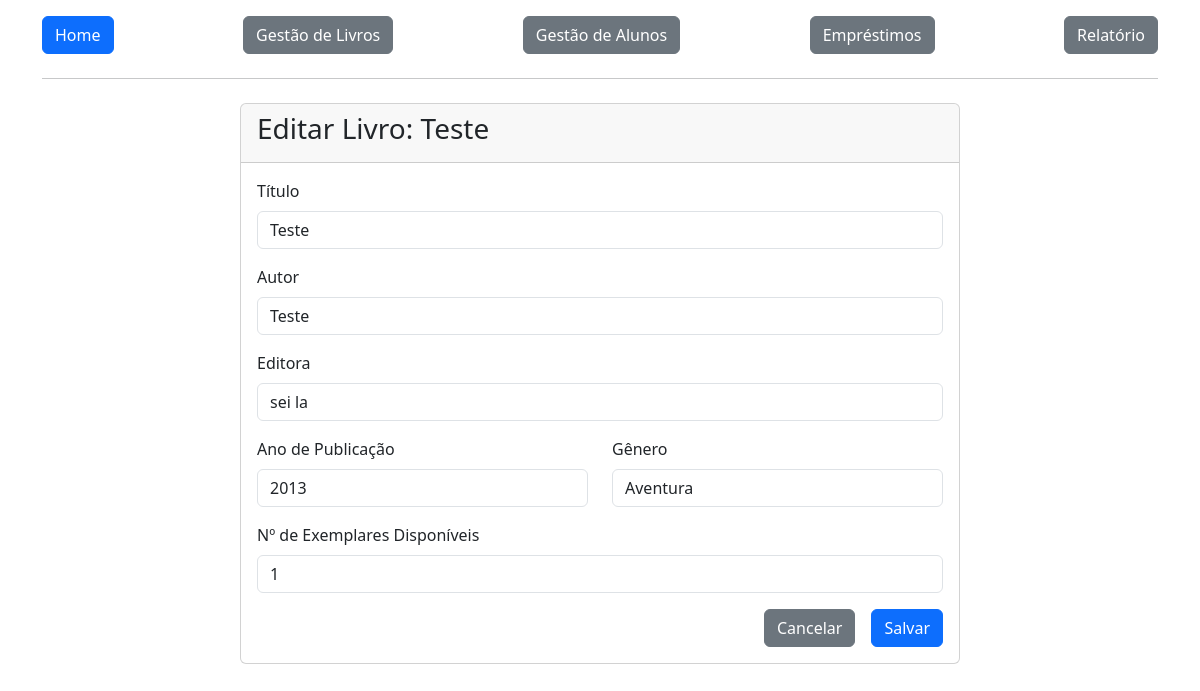
Page /livros/editar/2 (signed in) on the committed database.
### app/models.py (models this page shows)
class Livro(db.Model):
    id = db.Column(db.Integer, primary_key=True)
    titulo = db.Column(db.String(100), nullable=False)
    autor = db.Column(db.String(100), nullable=False)
    editora = db.Column(db.String(100), nullable=False)
    ano_publicacao = db.Column(db.Integer, nullable=False)
    genero = db.Column(db.String(50), nullable=False)
    exemplares = db.Column(db.Integer, nullable=False)
    alunosAlugados = db.relationship('Aluguel', backref='livro', lazy=True)

### app/view.py (the view)
@app.route('/livros/editar/<int:id>', methods=['GET', 'POST'])
@login_required
def editar_livro(id):
    livro = Livro.query.get_or_404(id)
    form = LivroForm()
    if form.validate_on_submit():
        livro.titulo = form.titulo.data
        livro.autor = form.autor.data
        livro.editora = form.editora.data
        livro.ano_publicacao = form.ano_publicacao.data
        livro.genero = form.genero.data
        livro.exemplares = form.exemplares.data
        db.session.commit()
        flash('Livro atualizado com sucesso!', 'success')
        return redirect(url_for('listar_livros'))
    elif request.method == 'GET':
        form.titulo.data = livro.titulo
        form.autor.data = livro.autor
        form.editora.data = livro.editora
        form.ano_publicacao.data = livro.ano_publicacao
        form.genero.data = livro.genero
        form.exemplares.data = livro.exemplares
    return render_template('cadastrar_editar_livro.html', form=form, title=f'Editar Livro: {livro.titulo}')

### app/forms.py
class LivroForm(FlaskForm):
    titulo = StringField('Título', validators=[DataRequired(), Length(min=2, max=100)])
    autor = StringField('Autor', validators=[DataRequired(), Length(min=2, max=100)])
    editora = StringField('Editora', validators=[DataRequired(), Length(min=2, max=100)])
    ano_publicacao = IntegerField('Ano de Publicação', validators=[DataRequired(), NumberRange(min=1000, max=2025, message='Insira um ano válido.')])
    genero = StringField('Gênero', validators=[DataRequired(), Length(min=2, max=50)])
    exemplares = IntegerField('Nº de Exemplares Disponíveis', validators=[DataRequired(), NumberRange(min=0, message='O número de exemplares não pode ser negativo.')])
    btnSubmit = SubmitField('Salvar')

### app/models.py (called while the page is built)
@login_manager.user_loader
def load_user(user_id):
    return User.query.get(user_id)

### app/templates/cadastrar_editar_livro.html (shortened to what this page needs)
{% extends 'base.html' %}
{% block content %}
<div class="container mt-4">
    <div class="row justify-content-center">
        <div class="col-md-8">
            <div class="card">
                <div class="card-header">
                    <h3>{{ title }}</h3>
                </div>
                <div class="card-body">
                    <form method="POST" action="" novalidate>
                        <div class="mb-3">
                            {{ form.titulo.label(class="form-label") }}
                            {{ form.titulo(class="form-control") }}
                        </div>
                        <div class="mb-3">
                            {{ form.autor.label(class="form-label") }}
                            {{ form.autor(class="form-control") }}
                        </div>
                        <div class="mb-3">
                            {{ form.editora.label(class="form-label") }}
                            {{ form.editora(class="form-control") }}
                        </div>
                        <div class="row">
                            <div class="col-md-6 mb-3">
                                {{ form.ano_publicacao.label(class="form-label") }}
                                {{ form.ano_publicacao(class="form-control") }}
                            </div>
                            <div class="col-md-6 mb-3">
                                {{ form.genero.label(class="form-label") }}
                                {{ form.genero(class="form-control") }}
                            </div>
                        </div>
                         <div class="mb-3">
                            {{ form.exemplares.label(class="form-label") }}
                            {{ form.exemplares(class="form-control") }}
                        </div>
                        <div class="d-grid gap-2 d-md-flex justify-content-md-end">
                            <a href="{{ url_for('listar_livros') }}" class="btn btn-secondary me-md-2">Cancelar</a>
                            {{ form.btnSubmit(class="btn btn-primary") }}
                        </div>
                    </form>
                </div>
            </div>
        </div>
    </div>
</div>
{% endblock %}

### rows in the picture
Livro: titulo "Teste", autor "Teste", editora "sei la", ano_publicacao "2013", genero "Aventura", exemplares "1"

### other values in the picture
{{ title }} "Editar Livro: Teste"
